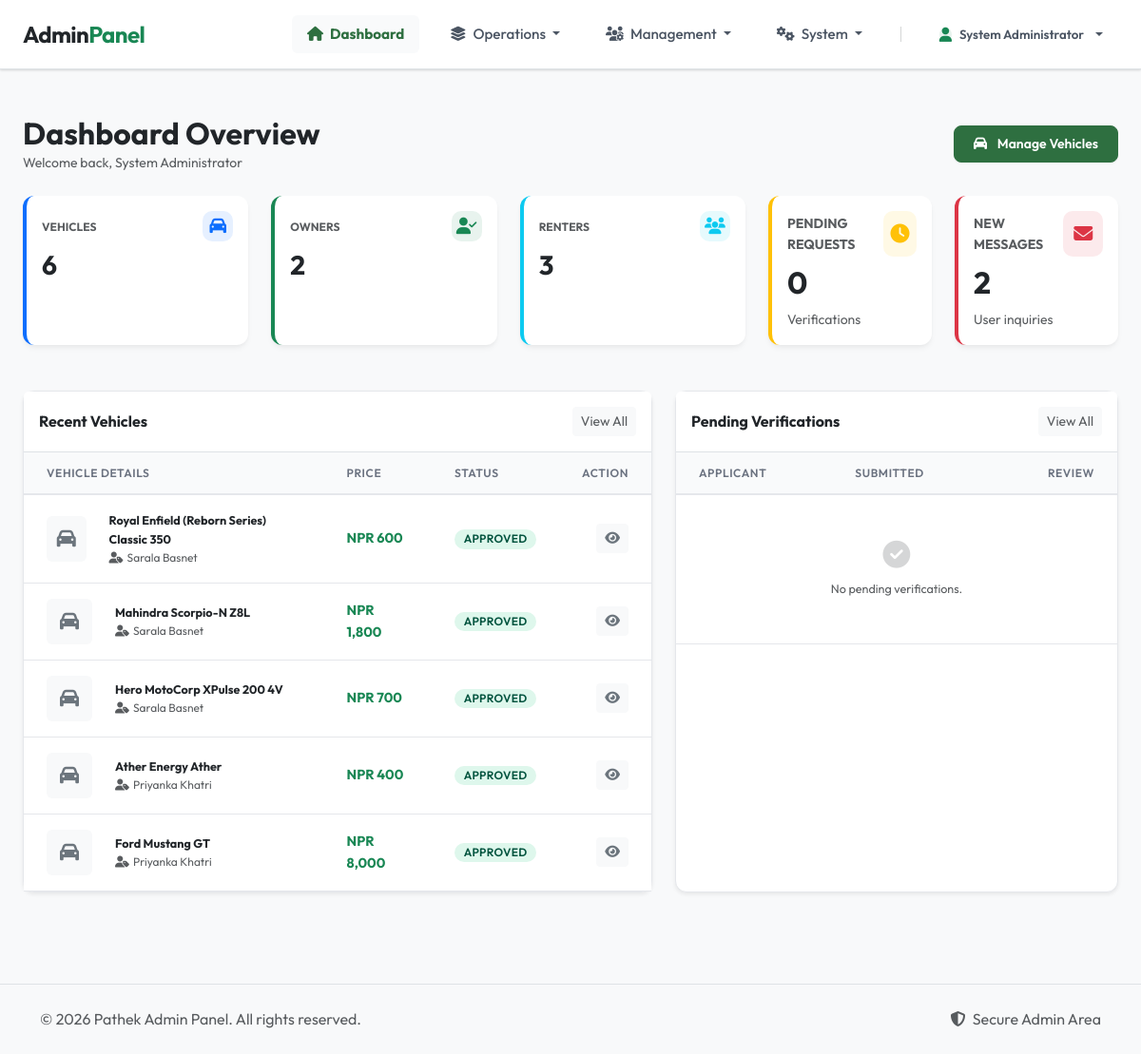
Page /index.php?page=admin&action=dashboard (signed in) on the committed database.
### tables this page shows
CREATE TABLE `vehicles` (
  `vehicle_id` int(11) NOT NULL,
  `owner_id` int(11) NOT NULL,
  `vehicle_name` varchar(150) NOT NULL,
  `brand` varchar(100) NOT NULL,
  `model` varchar(100) NOT NULL,
  `vehicle_type` enum('Car','Bike','Scooty') NOT NULL,
  `year` int(11) NOT NULL,
  `plate_number` varchar(50) NOT NULL,
  `price_per_day` decimal(10,2) NOT NULL,
  `seating_capacity` int(11) DEFAULT NULL,
  `driver_available` tinyint(1) DEFAULT 0,
  `utility_type` enum('Personal','Commercial','Tourism') DEFAULT 'Personal',
  `pickup_type` enum('Airport','Domestic Tour','City Use','General') DEFAULT 'General',
  `description` text DEFAULT NULL,
  `image_path` varchar(255) DEFAULT 'assets/images/default-vehicle.jpg',
  `image_path_2` varchar(255) DEFAULT NULL,
  `image_path_3` varchar(255) DEFAULT NULL,
  `admin_feedback` text DEFAULT NULL,
  `availability_status` enum('available','booked','maintenance') DEFAULT 'available',
  `approval_status` enum('pending','approved','rejected','fixes_needed') DEFAULT 'pending',
  `created_at` timestamp NOT NULL DEFAULT current_timestamp(),
  `updated_at` timestamp NOT NULL DEFAULT current_timestamp() ON UPDATE current_timestamp()
);

CREATE TABLE `users` (
  `user_id` int(11) NOT NULL,
  `full_name` varchar(100) NOT NULL,
  `email` varchar(100) NOT NULL,
  `password_hash` varchar(255) NOT NULL,
  `phone` varchar(20) DEFAULT NULL,
  `user_role` enum('admin','owner_pending','owner_verified','owner_rejected','renter') NOT NULL DEFAULT 'renter',
  `account_status` enum('active','blocked') DEFAULT 'active',
  `otp_hash` varchar(255) DEFAULT NULL,
  `otp_expires_at` datetime DEFAULT NULL,
  `is_email_verified` tinyint(1) DEFAULT 0,
  `created_at` timestamp NOT NULL DEFAULT current_timestamp(),
  `updated_at` timestamp NOT NULL DEFAULT current_timestamp() ON UPDATE current_timestamp()
);

### app/controllers/AdminController.php (called while the page is built, shortened)
<?php
class AdminController
{
    private $db;
    public function __construct()
    {
        $this->db = Database::getInstance()->getConnection();
    }
    public function dashboard()
    {
        $stats = [];
        $this->db->query("CREATE TABLE IF NOT EXISTS contact_messages (
            id INT AUTO_INCREMENT PRIMARY KEY,
            name VARCHAR(100) NOT NULL,
            email VARCHAR(100) NOT NULL,
            subject VARCHAR(200) NOT NULL,
            message TEXT NOT NULL,
            status ENUM('pending', 'read', 'replied') DEFAULT 'pending',
            created_at TIMESTAMP DEFAULT CURRENT_TIMESTAMP
        )");
        $stats['users'] = $this->db->query("SELECT COUNT(*) as count FROM users WHERE user_role = 'renter'")->fetch_assoc()['count'];
        $stats['owners'] = $this->db->query("SELECT COUNT(*) as count FROM users WHERE user_role = 'owner_verified'")->fetch_assoc()['count'];
        $stats['vehicles'] = $this->db->query("SELECT COUNT(*) as count FROM vehicles")->fetch_assoc()['count'];
        $stats['pending_vehicles'] = $this->db->query("SELECT COUNT(*) as count FROM vehicles WHERE approval_status = 'pending'")->fetch_assoc()['count'];
        $stats['pending_verifications'] = $this->db->query("SELECT COUNT(*) as count FROM owner_verifications WHERE status = 'pending'")->fetch_assoc()['count'];
        $stats['messages'] = $this->db->query("SELECT COUNT(*) as count FROM contact_messages WHERE status = 'pending'")->fetch_assoc()['count'];
        $recent_verifications = [];
        $query_vehicles = "SELECT v.*, u.full_name as owner_name
                  FROM vehicles v
                  JOIN users u ON v.owner_id = u.user_id
                  ORDER BY v.created_at DESC
                  LIMIT 5";
        $result_vehicles = $this->db->query($query_vehicles);
        $recent_vehicles = [];
        while ($row = $result_vehicles->fetch_assoc()) {
            $recent_vehicles[] = $row;
        }
        require APP_PATH . "/views/admin/dashboard.php";
    }
}

### config/db.php (called while the page is built, shortened)
<?php
class Database
{
    private static $instance = null;
    private $conn;
    private function __construct()
    {
        $this->conn = new mysqli(DB_HOST, DB_USER, DB_PASS, DB_NAME);
        $this->conn->set_charset("utf8mb4");
    }
    public static function getInstance()
    {
        if (self::$instance === null) {
            self::$instance = new Database();
        }
        return self::$instance;
    }
    public function getConnection(): mysqli
    {
        return $this->conn;
    }
}

### app/views/admin/dashboard.php (the view, shortened to what this page needs)
<?php
require APP_PATH . '/views/layouts/admin_navbar.php';
?>
<link rel="stylesheet" href="assets/css/admin.css">
<div class="container-fluid px-4 py-5">
    <div class="d-flex justify-content-between align-items-center mb-4">
        <div>
            <h2 class="fw-bold text-dark mb-0">Dashboard Overview</h2>
            <p class="text-muted small mb-0">Welcome back, <?php echo htmlspecialchars($_SESSION['user_name']); ?></p>
        </div>
        <div>
            <a href="<?php echo BASE_URL; ?>/index.php?page=admin&action=vehicles" class="btn btn-primary btn-sm">
                <i class="fas fa-car me-2"></i> Manage Vehicles
            </a>
        </div>
    </div>
    <div class="row g-4 mb-5">
        <div class="col-xl col-md-4">
            <div class="card card-modern h-100 border-0 border-start border-4 border-primary">
                <div class="card-body p-3">
                    <div class="d-flex justify-content-between align-items-center mb-2">
                        <div class="text-muted small fw-bold text-uppercase" style="font-size: 0.75rem;">Vehicles</div>
                        <div class="bg-primary bg-opacity-10 text-primary d-flex align-items-center justify-content-center admin-stat-icon"
                            style="width: 32px; height: 32px;">
                            <i class="fas fa-car small"></i>
                        </div>
                    </div>
                    <div class="h3 fw-bold mb-0 text-dark"><?php echo $stats['vehicles']; ?></div>
                </div>
            </div>
        </div>
        <div class="col-xl col-md-4">
            <div class="card card-modern h-100 border-0 border-start border-4 border-success">
                <div class="card-body p-3">
                    <div class="d-flex justify-content-between align-items-center mb-2">
                        <div class="text-muted small fw-bold text-uppercase" style="font-size: 0.75rem;">Owners</div>
                        <div class="bg-success bg-opacity-10 text-success d-flex align-items-center justify-content-center admin-stat-icon"
                            style="width: 32px; height: 32px;">
                            <i class="fas fa-user-check small"></i>
                        </div>
                    </div>
                    <div class="h3 fw-bold mb-0 text-dark"><?php echo $stats['owners']; ?></div>
                </div>
            </div>
        </div>
        <div class="col-xl col-md-4">
            <div class="card card-modern h-100 border-0 border-start border-4 border-info">
                <div class="card-body p-3">
                    <div class="d-flex justify-content-between align-items-center mb-2">
                        <div class="text-muted small fw-bold text-uppercase" style="font-size: 0.75rem;">Renters</div>
                        <div class="bg-info bg-opacity-10 text-info d-flex align-items-center justify-content-center admin-stat-icon"
                            style="width: 32px; height: 32px;">
                            <i class="fas fa-users small"></i>
                        </div>
                    </div>
                    <div class="h3 fw-bold mb-0 text-dark"><?php echo $stats['users']; ?></div>
                </div>
            </div>
        </div>
        <div class="col-xl-2 col-md-6">
            <div class="card card-modern h-100 border-0 border-start border-4 border-warning">
                <div class="card-body">
                    <div class="d-flex justify-content-between align-items-center mb-2">
                        <div class="text-muted small fw-bold text-uppercase">Pending Requests</div>
                        <div
                            class="bg-warning bg-opacity-10 text-warning d-flex align-items-center justify-content-center admin-stat-icon">
                            <i class="fas fa-clock"></i>
                        </div>
                    </div>
                    <div class="h2 fw-bold mb-0 text-dark"><?php echo $stats['pending_verifications']; ?></div>
                    <div class="small text-muted mt-2">
                        Verifications
                    </div>
                </div>
            </div>
        </div>
        <div class="col-xl-2 col-md-6">
            <div class="card card-modern h-100 border-0 border-start border-4 border-danger">
                <div class="card-body">
                    <div class="d-flex justify-content-between align-items-center mb-2">
                        <div class="text-muted small fw-bold text-uppercase">New Messages</div>
                        <div
                            class="bg-danger bg-opacity-10 text-danger d-flex align-items-center justify-content-center admin-stat-icon">
                            <i class="fas fa-envelope"></i>
                        </div>
                    </div>
                    <div class="h2 fw-bold mb-0 text-dark"><?php echo $stats['messages']; ?></div>
                    <div class="small text-muted mt-2">
                        User inquiries
                    </div>
                </div>
            </div>
        </div>
    </div>
    <div class="row g-4">
        <div class="col-lg-7">
            <div class="card card-modern shadow-sm h-100">
                <div class="card-header bg-white py-3 d-flex justify-content-between align-items-center border-bottom">
                    <h5 class="mb-0 fw-bold fs-6 text-dark">Recent Vehicles</h5>
                    <a href="<?php echo BASE_URL; ?>/index.php?page=admin&action=vehicles"
                        class="btn btn-light btn-sm text-muted">View All</a>
                </div>
                <div class="card-body p-0">
                    <div class="table-responsive">
                        <table class="table table-modern align-middle mb-0">
                            <thead>
                                <tr>
                                    <th class="ps-4">Vehicle Details</th>
                                    <th>Price</th>
                                    <th>Status</th>
                                    <th class="text-end pe-4">Action</th>
                                </tr>
                            </thead>
                            <tbody>
                                <?php if (empty($recent_vehicles)): ?>
                                    <tr>
                                        <td colspan="4" class="text-center py-5">
                                            <div class="text-muted mb-2"><i class="fas fa-car fa-2x opacity-25"></i></div>
                                            <p class="small text-muted mb-0">No recent vehicles found.</p>
                                        </td>
                                    </tr>
                                <?php else: ?>
                                    <?php foreach ($recent_vehicles as $v): ?>
                                        <tr>
                                            <td class="ps-4">
                                                <div class="d-flex align-items-center">
                                                    <div
                                                        class="rounded bg-light d-flex align-items-center justify-content-center admin-stat-icon me-4">
                                                        <i class="fas fa-car text-secondary"></i>
                                                    </div>
                                                    <div>
                                                        <div class="fw-bold text-dark small">
                                                            <?php echo htmlspecialchars($v['vehicle_name']); ?>
                                                        </div>
                                                        <div class="text-muted admin-text-xs">
                                                            <i
                                                                class="fas fa-user-tag me-1"></i><?php echo htmlspecialchars($v['owner_name']); ?>
                                                        </div>
                                                    </div>
                                                </div>
                                            </td>
                                            <td class="fw-bold text-success small">
                                                NPR <?php echo number_format($v['price_per_day']); ?>
                                            </td>
                                            <td>
                                                <?php
                                                $statusClass = match ($v['approval_status']) {
                                                    'approved' => 'bg-success',
                                                    'pending' => 'bg-warning',
                                                    'rejected' => 'bg-danger',
                                                    default => 'bg-secondary'
                                                };
                                                ?>
                                                <span class="badge badge-modern <?php echo $statusClass; ?>">
                                                    <?php echo ucfirst($v['approval_status']); ?>
                                                </span>
                                            </td>
                                            <td class="text-end pe-4">
                                                <a href="<?php echo BASE_URL; ?>/index.php?page=admin&action=viewVehicleDetails&id=<?php echo $v['vehicle_id']; ?>"
                                                    class="btn btn-light btn-sm text-secondary" title="View Details">
                                                    <i class="fas fa-eye"></i>
                                                </a>
                                            </td>
                                        </tr>
                                    <?php endforeach; ?>
                                <?php endif; ?>
                            </tbody>
                        </table>
                    </div>
                </div>
            </div>
        </div>
        <div class="col-lg-5">
            <div class="card card-modern shadow-sm h-100">
                <div class="card-header bg-white py-3 d-flex justify-content-between align-items-center border-bottom">
                    <h5 class="mb-0 fw-bold fs-6 text-dark">Pending Verifications</h5>
                    <a href="<?php echo BASE_URL; ?>/index.php?page=admin&action=verifications"
                        class="btn btn-light btn-sm text-muted">View All</a>
                </div>
                <div class="card-body p-0">
                    <div class="table-responsive">
                        <table class="table table-modern align-middle mb-0">
                            <thead>
                                <tr>
                                    <th class="ps-4">Applicant</th>
                                    <th>Submitted</th>
                                    <th class="text-end pe-4">Review</th>
                                </tr>
                            </thead>
                            <tbody>
                                <?php if (empty($recent_verifications)): ?>
                                    <tr>
                                        <td colspan="3" class="text-center py-5">
                                            <div class="text-muted mb-2"><i
                                                    class="fas fa-check-circle fa-2x opacity-25"></i></div>
                                            <p class="small text-muted mb-0">No pending verifications.</p>
                                        </td>
                                    </tr>
                                <?php endif; ?>
                            </tbody>
                        </table>
                    </div>
                </div>
            </div>
        </div>
    </div>
</div>
<?php require APP_PATH . '/views/layouts/admin_footer.php'; ?>

### rows in the picture
vehicles: vehicle_name "Royal Enfield (Reborn Series) Classic 350", owner.full_name "Sarala Basnet", price_per_day "600", approval_status "APPROVED"
vehicles: vehicle_name "Mahindra Scorpio-N Z8L", owner.full_name "Sarala Basnet", price_per_day "1,800", approval_status "APPROVED"
vehicles: vehicle_name "Hero MotoCorp XPulse 200 4V", owner.full_name "Sarala Basnet", price_per_day "700", approval_status "APPROVED"
vehicles: vehicle_name "Ather Energy Ather", owner.full_name "Priyanka Khatri", price_per_day "400", approval_status "APPROVED"
vehicles: vehicle_name "Ford Mustang GT", owner.full_name "Priyanka Khatri", price_per_day "8,000", approval_status "APPROVED"

### other values in the picture
$_SESSION['user_name'] "System Administrator"
$stats['vehicles'] "6"
$stats['owners'] "2"
$stats['users'] "3"
$stats['pending_verifications'] "0"
$stats['messages'] "2"
